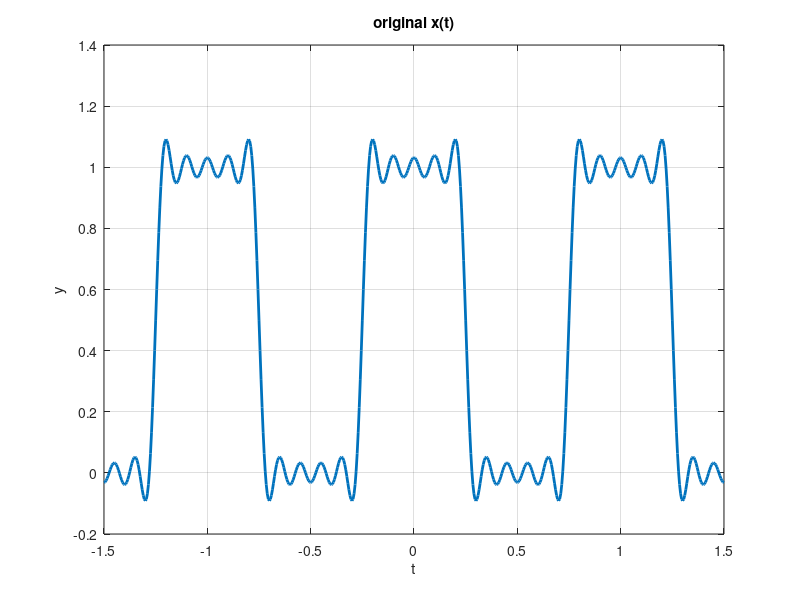
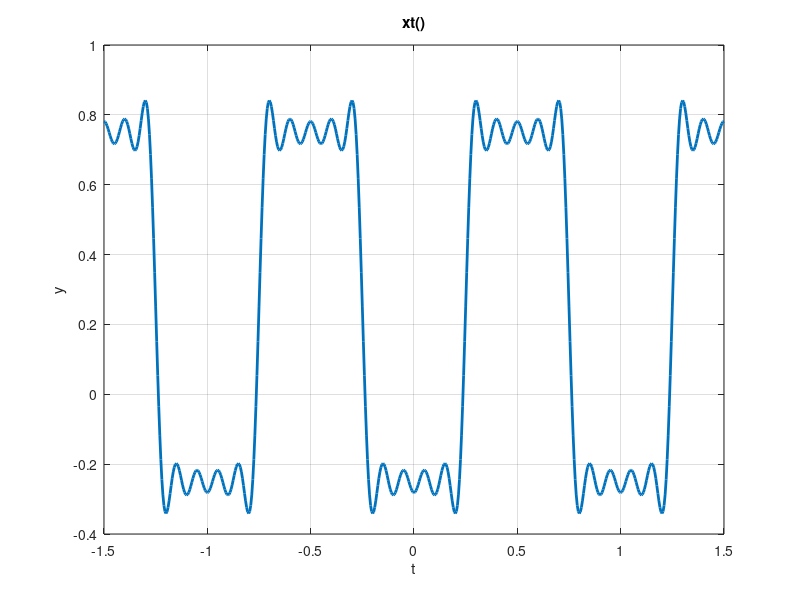

Source code (MATLAB) for these figures, in order:
% a-1 *x(t)1

% time reversal : when we reeverse coeefifnt of FS we get Reverse version of FS

clc; clear; close all;

% ****************************************** ak *******************************************

% FS coefficients of periodic square waves
k = -10:10;
T1 = 0.25;  %duty cycle
T = 1;   
ak = sin(k * 2 * pi * (T1 / T)) ./ (k * pi);
ak(11) = 2 * T1 / T;
t = -1.5:0.005:1.5;             %duration of signal 
xt = zeros(1, length(t));       
T1 = 0.125;
T = 1;
k = -10:10;
w0 = 2 * pi / T;
% time shifting by adding odd shift to the even signal thus making it odd so reversal can be seen s 
bk =  fliplr(ak).* exp(-j * k * w0 * 0.5);; 

for k = -10:10

    xt = xt + ak(k + 11) * exp(j * k * 2 * pi / T * t);
end

% ****************************************** flipped bk *******************************************
% T1 = 0.125;
% T = 1;
% k = -10:10;
% w0 = 2 * pi / T;
% % time shifting by adding odd shift to the even signal thus making it odd so reversal can be seen s 
% bk =  fliplr(ak).* exp(-j * k * w0 * 0.5);; 
bk(11) = 2 * T1 / T;  

yt = zeros(1, length(t));
for k = -10:10
    yt = yt + bk(k + 11) * exp(j * k * 2 * pi / T * t);
end

figure(1);
plot(t, xt, 'lineWidth', 2);
xlabel('t');
ylabel('y');
title('original x(t)');
grid;
figure(2);
plot(-t,yt, 'lineWidth', 2);
xlabel('t');
ylabel('y');
title('xt()');
grid;
